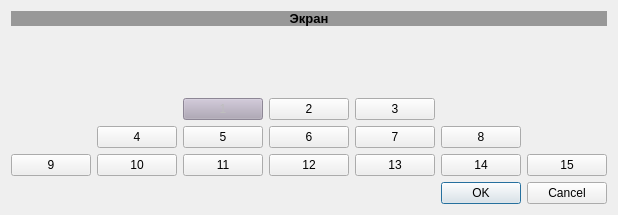
<?xml version="1.0" encoding="UTF-8"?>
<ui version="4.0">
 <class>Dialog</class>
 <widget class="QDialog" name="Dialog">
  <property name="geometry">
   <rect>
    <x>0</x>
    <y>0</y>
    <width>599</width>
    <height>215</height>
   </rect>
  </property>
  <property name="windowTitle">
   <string>Выбор места</string>
  </property>
  <layout class="QGridLayout" name="gridLayout">
   <item row="0" column="0">
    <layout class="QVBoxLayout" name="verticalLayout">
     <item>
      <widget class="QLabel" name="label">
       <property name="enabled">
        <bool>true</bool>
       </property>
       <property name="font">
        <font>
         <pointsize>10</pointsize>
         <weight>75</weight>
         <bold>true</bold>
        </font>
       </property>
       <property name="styleSheet">
        <string notr="true">background-color: rgb(152, 152, 152);</string>
       </property>
       <property name="text">
        <string>Экран</string>
       </property>
       <property name="alignment">
        <set>Qt::AlignCenter</set>
       </property>
      </widget>
     </item>
     <item>
      <spacer name="verticalSpacer_5">
       <property name="orientation">
        <enum>Qt::Vertical</enum>
       </property>
       <property name="sizeHint" stdset="0">
        <size>
         <width>20</width>
         <height>40</height>
        </size>
       </property>
      </spacer>
     </item>
     <item>
      <layout class="QVBoxLayout" name="verticalLayout_3">
       <item>
        <layout class="QHBoxLayout" name="horizontalLayout_7">
         <item>
          <spacer name="horizontalSpacer_3">
           <property name="orientation">
            <enum>Qt::Horizontal</enum>
           </property>
           <property name="sizeHint" stdset="0">
            <size>
             <width>40</width>
             <height>20</height>
            </size>
           </property>
          </spacer>
         </item>
         <item>
          <widget class="QPushButton" name="pushButton_18">
           <property name="enabled">
            <bool>false</bool>
           </property>
           <property name="sizePolicy">
            <sizepolicy hsizetype="Minimum" vsizetype="Fixed">
             <horstretch>0</horstretch>
             <verstretch>0</verstretch>
            </sizepolicy>
           </property>
           <property name="styleSheet">
            <string notr="true">background-color: rgb(172, 163, 181);</string>
           </property>
           <property name="text">
            <string>1</string>
           </property>
          </widget>
         </item>
         <item>
          <widget class="QPushButton" name="pushButton_19">
           <property name="sizePolicy">
            <sizepolicy hsizetype="Minimum" vsizetype="Fixed">
             <horstretch>0</horstretch>
             <verstretch>0</verstretch>
            </sizepolicy>
           </property>
           <property name="styleSheet">
            <string notr="true">background-color: none;</string>
           </property>
           <property name="text">
            <string>2</string>
           </property>
          </widget>
         </item>
         <item>
          <widget class="QPushButton" name="pushButton_20">
           <property name="styleSheet">
            <string notr="true">background-color: none;</string>
           </property>
           <property name="text">
            <string>3</string>
           </property>
          </widget>
         </item>
         <item>
          <spacer name="horizontalSpacer_4">
           <property name="orientation">
            <enum>Qt::Horizontal</enum>
           </property>
           <property name="sizeHint" stdset="0">
            <size>
             <width>40</width>
             <height>20</height>
            </size>
           </property>
          </spacer>
         </item>
        </layout>
       </item>
       <item>
        <layout class="QHBoxLayout" name="horizontalLayout_8">
         <item>
          <spacer name="horizontalSpacer_6">
           <property name="orientation">
            <enum>Qt::Horizontal</enum>
           </property>
           <property name="sizeHint" stdset="0">
            <size>
             <width>40</width>
             <height>20</height>
            </size>
           </property>
          </spacer>
         </item>
         <item>
          <widget class="QPushButton" name="pushButton_21">
           <property name="text">
            <string>4</string>
           </property>
          </widget>
         </item>
         <item>
          <widget class="QPushButton" name="pushButton_22">
           <property name="text">
            <string>5</string>
           </property>
          </widget>
         </item>
         <item>
          <widget class="QPushButton" name="pushButton_23">
           <property name="text">
            <string>6</string>
           </property>
          </widget>
         </item>
         <item>
          <widget class="QPushButton" name="pushButton_24">
           <property name="text">
            <string>7</string>
           </property>
          </widget>
         </item>
         <item>
          <widget class="QPushButton" name="pushButton_25">
           <property name="text">
            <string>8</string>
           </property>
          </widget>
         </item>
         <item>
          <spacer name="horizontalSpacer_5">
           <property name="orientation">
            <enum>Qt::Horizontal</enum>
           </property>
           <property name="sizeType">
            <enum>QSizePolicy::Expanding</enum>
           </property>
           <property name="sizeHint" stdset="0">
            <size>
             <width>40</width>
             <height>20</height>
            </size>
           </property>
          </spacer>
         </item>
        </layout>
       </item>
       <item>
        <layout class="QHBoxLayout" name="horizontalLayout_9">
         <item>
          <widget class="QPushButton" name="pushButton_26">
           <property name="text">
            <string>9</string>
           </property>
          </widget>
         </item>
         <item>
          <widget class="QPushButton" name="pushButton_27">
           <property name="text">
            <string>10</string>
           </property>
          </widget>
         </item>
         <item>
          <widget class="QPushButton" name="pushButton_28">
           <property name="text">
            <string>11</string>
           </property>
          </widget>
         </item>
         <item>
          <widget class="QPushButton" name="pushButton_29">
           <property name="text">
            <string>12</string>
           </property>
          </widget>
         </item>
         <item>
          <widget class="QPushButton" name="pushButton_30">
           <property name="text">
            <string>13</string>
           </property>
          </widget>
         </item>
         <item>
          <widget class="QPushButton" name="pushButton_31">
           <property name="text">
            <string>14</string>
           </property>
          </widget>
         </item>
         <item>
          <widget class="QPushButton" name="pushButton_32">
           <property name="text">
            <string>15</string>
           </property>
          </widget>
         </item>
        </layout>
       </item>
      </layout>
     </item>
    </layout>
   </item>
   <item row="1" column="0">
    <widget class="QDialogButtonBox" name="buttonBox">
     <property name="orientation">
      <enum>Qt::Horizontal</enum>
     </property>
     <property name="standardButtons">
      <set>QDialogButtonBox::Cancel|QDialogButtonBox::Ok</set>
     </property>
    </widget>
   </item>
  </layout>
 </widget>
 <resources/>
 <connections>
  <connection>
   <sender>buttonBox</sender>
   <signal>accepted()</signal>
   <receiver>Dialog</receiver>
   <slot>accept()</slot>
   <hints>
    <hint type="sourcelabel">
     <x>248</x>
     <y>254</y>
    </hint>
    <hint type="destinationlabel">
     <x>157</x>
     <y>274</y>
    </hint>
   </hints>
  </connection>
  <connection>
   <sender>buttonBox</sender>
   <signal>rejected()</signal>
   <receiver>Dialog</receiver>
   <slot>reject()</slot>
   <hints>
    <hint type="sourcelabel">
     <x>316</x>
     <y>260</y>
    </hint>
    <hint type="destinationlabel">
     <x>286</x>
     <y>274</y>
    </hint>
   </hints>
  </connection>
 </connections>
</ui>
